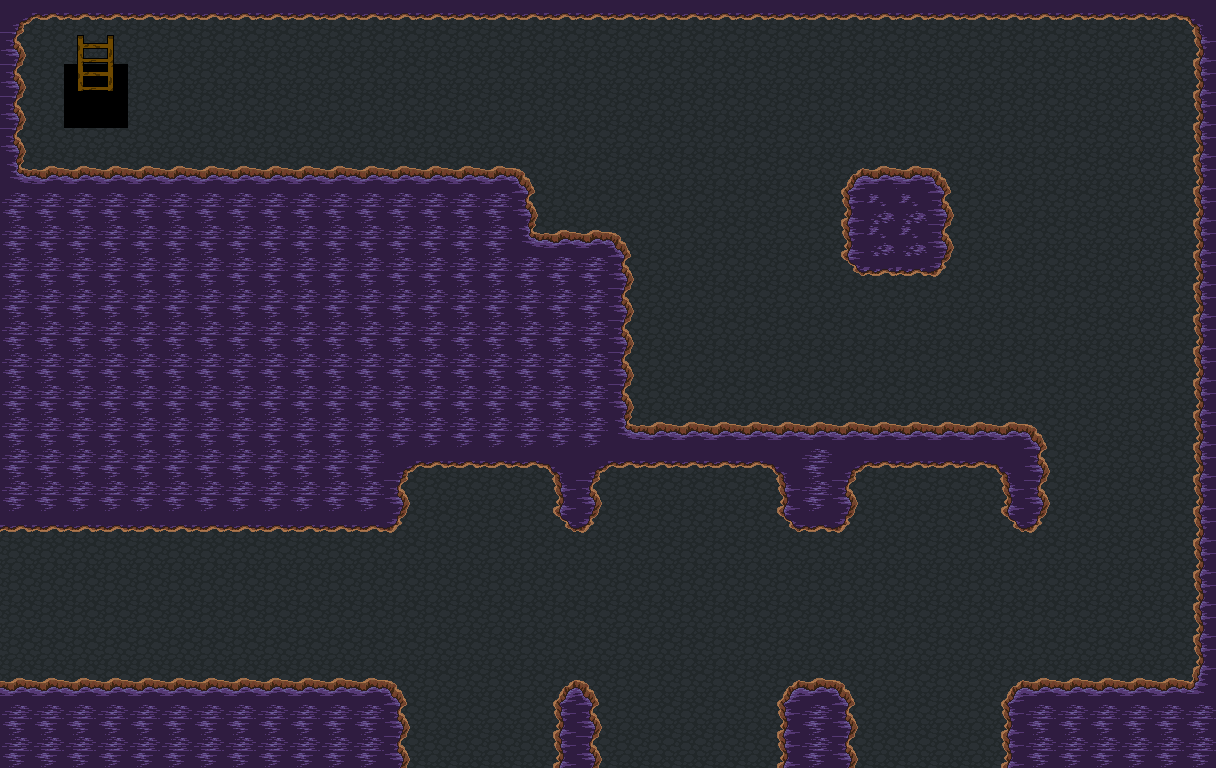

Tiled map render using the project's own tile images. Description and the map definition, with tile-layer contents summarised, below:
An orthogonal 38x24 tile map with 32x32 px tiles, 2 tile layers (everything, ladder), 4 tilesets and 26 objects (boulder1, boulder2, boulder3, boulder4, boulder5, ...).

<map version="1.0" orientation="orthogonal" renderorder="right-down" width="38" height="24" tilewidth="32" tileheight="32" nextobjectid="55">
 <properties>
  <property name="containsTreasure" type="bool" value="false" />
  <property name="numOfBoulders" type="int" value="7" />
 </properties>
 <tileset firstgid="1" name="door" tilewidth="32" tileheight="32" tilecount="9" columns="3">
  <image source="snow text/door.png" trans="ffffff" width="96" height="96" />
 </tileset>
 <tileset firstgid="10" name="doorup" tilewidth="32" tileheight="32" tilecount="9" columns="3">
  <image source="snow text/doorup.png" trans="ffffff" width="96" height="96" />
 </tileset>
 <tileset firstgid="19" name="ladder" tilewidth="32" tileheight="32" tilecount="8" columns="2">
  <image source="snow text/ladder.png" width="64" height="128" />
 </tileset>
 <tileset firstgid="27" name="cavern_ruins" tilewidth="32" tileheight="32" tilecount="384" columns="24">
  <image source="cavern_ruins.png" width="768" height="512" />
 </tileset>
 <layer name="everything" width="38" height="24">
  <data>[912 cells, 912 non-empty, 25 distinct tile ids]</data>
 </layer>
 <layer name="ladder" width="38" height="24">
  <data>[912 cells, 6 non-empty, 6 distinct tile ids]</data>
 </layer>
 <objectgroup name="collision" visible="0">
  <object id="4" x="18" y="415" width="390" height="117" />
  <object id="5" x="5" y="681.333" width="404.333" height="84.6667" />
  <object id="6" x="1194.67" y="-3" width="20.3333" height="758" />
  <object id="7" x="2" y="0" width="1179" height="20" />
  <object id="9" x="-3" y="25" width="29" height="175" />
  <object id="10" x="31" y="172" width="493" height="65" />
  <object id="11" x="512.333" y="238" width="116" height="184" />
  <object id="12" x="843.667" y="168" width="111" height="110.333" />
  <object id="14" x="-20" y="533.333" width="18.6667" height="140" />
  <object id="39" x="69.3333" y="69.3333" width="52" height="53.3333" />
  <object id="44" x="412" y="425.333" width="616" height="40" />
  <object id="46" x="1006.67" y="428" width="38.6667" height="101.333" />
  <object id="47" x="778.667" y="450.667" width="76" height="77.3333" />
  <object id="48" x="556" y="449.333" width="42.6667" height="78.6667" />
  <object id="49" x="560" y="684" width="33.3333" height="81.3333" />
  <object id="50" x="777.333" y="674.667" width="77.3333" height="94.6667" />
  <object id="52" x="1009.33" y="681.333" width="202.667" height="82.6667" />
 </objectgroup>
 <objectgroup name="start_end" visible="0">
  <object id="25" x="67" y="590" width="50" height="50">
   <ellipse />
  </object>
  <object id="42" x="111" y="26.6667" width="62" height="129.333" />
 </objectgroup>
 <objectgroup name="properties">
  <object id="28" name="boulder1" x="470.667" y="510.666" width="32" height="34.6667">
   <properties>
    <property name="direction" value="down" />
    <property name="distance" type="int" value="210" />
   </properties>
  </object>
  <object id="29" name="boulder2" x="693.334" y="716" width="30.6667" height="36">
   <properties>
    <property name="direction" value="up" />
    <property name="distance" type="int" value="210" />
   </properties>
  </object>
  <object id="30" name="boulder3" x="910.667" y="501.333" width="34.6667" height="30.6667">
   <properties>
    <property name="direction" value="down" />
    <property name="distance" type="int" value="210" />
   </properties>
  </object>
  <object id="34" name="boulder4" x="700" y="357" width="14.6667" height="20">
   <properties>
    <property name="direction" value="right" />
    <property name="distance" type="int" value="300" />
   </properties>
  </object>
  <object id="29" name="boulder5" x="1057" y="357" width="30.6667" height="36">
   <properties>
    <property name="direction" value="up" />
    <property name="distance" type="int" value="300" />
   </properties>
  </object>
  <object id="36" name="boulder6" x="1057" y="108" width="26.6667" height="16">
   <properties>
    <property name="direction" value="left" />
    <property name="distance" type="int" value="300" />
   </properties>
  </object>
  <object id="54" name="boulder7" x="707" y="108" width="32" height="34.6667">
   <properties>
    <property name="direction" value="down" />
    <property name="distance" type="int" value="300" />
   </properties>
  </object>
 </objectgroup>
</map>
